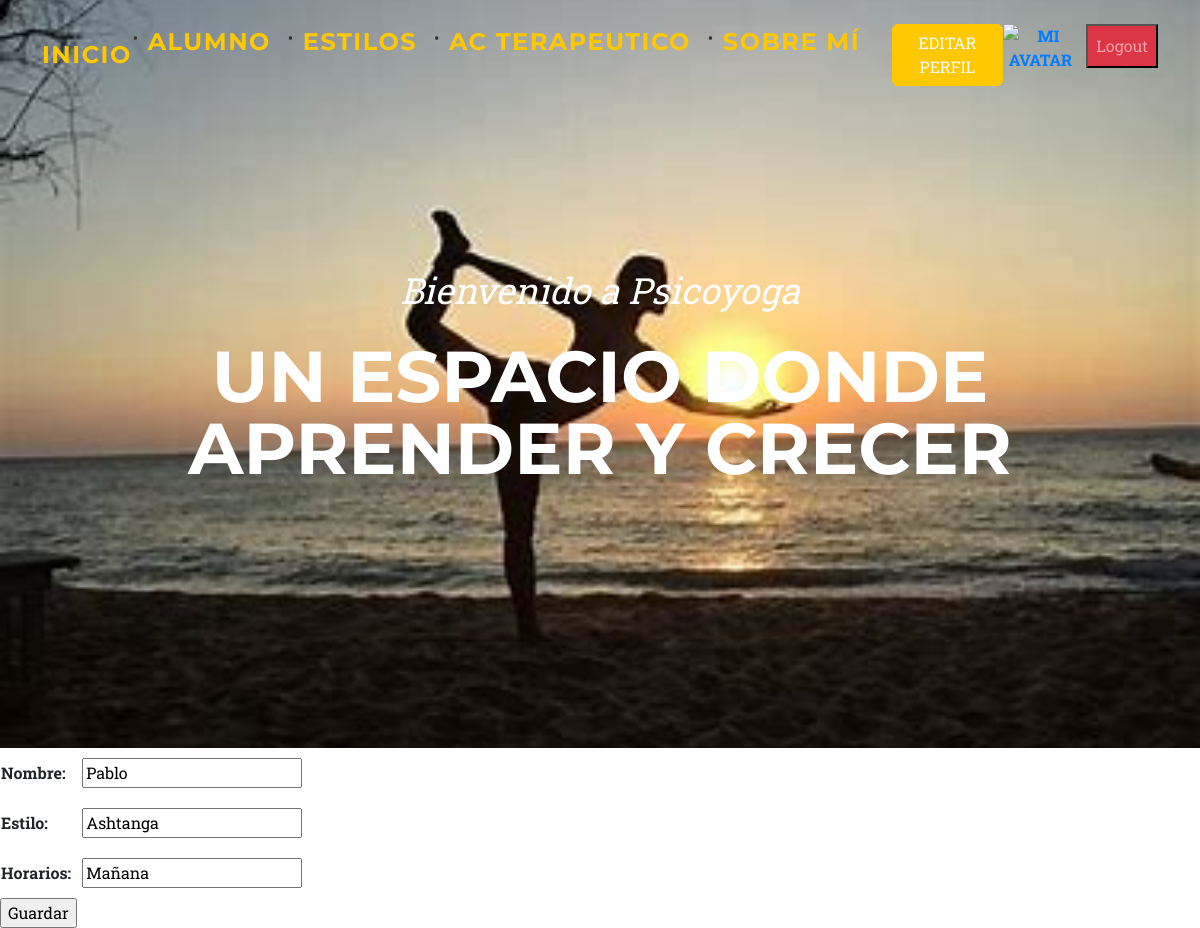
Screenshot of /estiloUpdate/5/ (signed in) with the database file from the repository.
### entidades/models.py (models this page shows, shortened)
class Estilo(models.Model):
    nombre = models.CharField(max_length=50, default="Sin estilo")
    estilo = models.CharField(max_length=50, default="Sin estilo")
    horarios = models.CharField(max_length=50, default="Sin estilo")
    """class Meta:
        orderimg = ["nombre"]"""

### entidades/views.py (the view)
# urls.py: path('estiloUpdate/<int:pk>/', EstiloUpdate.as_view(), name="estiloUpdate"),
class EstiloUpdate(LoginRequiredMixin, UpdateView):
    model = Estilo
    fields = ["nombre", "estilo", "horarios"]
    success_url = reverse_lazy("estilo")

### entidades/templates/entidades/estilo_form.html (shortened to what this page needs)
{% extends "entidades/index.html" %}
{% block contenido %}
<form action="" method="post">
    <table>
        {{ form.as_table }}
    </table>
    <input type="submit" value="Guardar">
</form>
{% endblock contenido %}

### rows the page displays
Estilo: nombre "Pablo", estilo "Ashtanga", horarios "Mañana"
